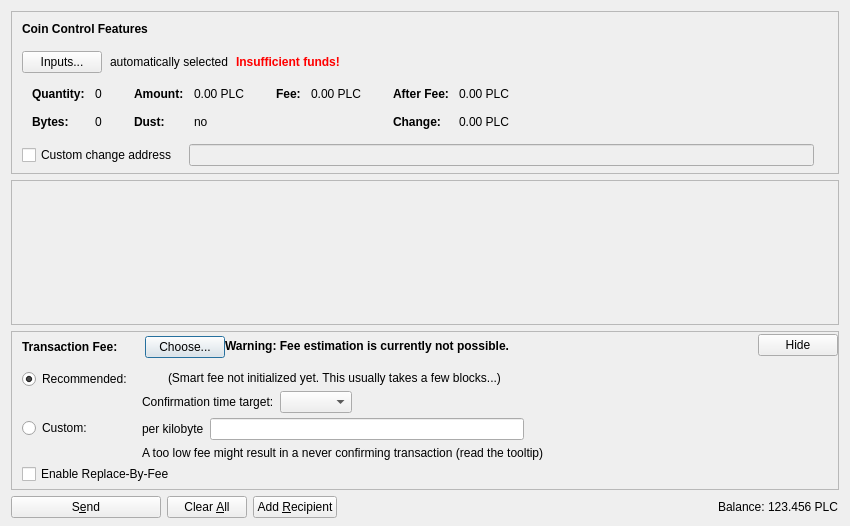
<?xml version="1.0" encoding="UTF-8"?>
<ui version="4.0">
 <class>SendCoinsDialog</class>
 <widget class="QDialog" name="SendCoinsDialog">
  <property name="geometry">
   <rect>
    <x>0</x>
    <y>0</y>
    <width>850</width>
    <height>526</height>
   </rect>
  </property>
  <property name="windowTitle">
   <string>Send Coins</string>
  </property>
  <layout class="QVBoxLayout" name="verticalLayout" stretch="0,1,0,0">
   <property name="bottomMargin">
    <number>8</number>
   </property>
   <item>
    <widget class="QFrame" name="frameCoinControl">
     <property name="sizePolicy">
      <sizepolicy hsizetype="Expanding" vsizetype="Expanding">
       <horstretch>0</horstretch>
       <verstretch>0</verstretch>
      </sizepolicy>
     </property>
     <property name="maximumSize">
      <size>
       <width>16777215</width>
       <height>16777215</height>
      </size>
     </property>
     <property name="frameShape">
      <enum>QFrame::StyledPanel</enum>
     </property>
     <property name="frameShadow">
      <enum>QFrame::Sunken</enum>
     </property>
     <layout class="QVBoxLayout" name="verticalLayoutCoinControl2">
      <property name="spacing">
       <number>0</number>
      </property>
      <property name="leftMargin">
       <number>0</number>
      </property>
      <property name="topMargin">
       <number>0</number>
      </property>
      <property name="rightMargin">
       <number>0</number>
      </property>
      <property name="bottomMargin">
       <number>6</number>
      </property>
      <item>
       <layout class="QVBoxLayout" name="verticalLayoutCoinControl" stretch="0,0,0,0,1">
        <property name="spacing">
         <number>0</number>
        </property>
        <property name="leftMargin">
         <number>10</number>
        </property>
        <property name="topMargin">
         <number>10</number>
        </property>
        <item>
         <layout class="QHBoxLayout" name="horizontalLayoutCoinControl1">
          <property name="bottomMargin">
           <number>15</number>
          </property>
          <item>
           <widget class="QLabel" name="labelCoinControlFeatures">
            <property name="sizePolicy">
             <sizepolicy hsizetype="Preferred" vsizetype="Maximum">
              <horstretch>0</horstretch>
              <verstretch>0</verstretch>
             </sizepolicy>
            </property>
            <property name="font">
             <font>
              <weight>75</weight>
              <bold>true</bold>
             </font>
            </property>
            <property name="styleSheet">
             <string notr="true">font-weight:bold;</string>
            </property>
            <property name="text">
             <string>Coin Control Features</string>
            </property>
           </widget>
          </item>
         </layout>
        </item>
        <item>
         <layout class="QHBoxLayout" name="horizontalLayoutCoinControl2" stretch="0,0,0,0">
          <property name="spacing">
           <number>8</number>
          </property>
          <property name="bottomMargin">
           <number>10</number>
          </property>
          <item>
           <widget class="QPushButton" name="pushButtonCoinControl">
            <property name="styleSheet">
             <string notr="true"/>
            </property>
            <property name="text">
             <string>Inputs...</string>
            </property>
            <property name="autoDefault">
             <bool>false</bool>
            </property>
           </widget>
          </item>
          <item>
           <widget class="QLabel" name="labelCoinControlAutomaticallySelected">
            <property name="text">
             <string>automatically selected</string>
            </property>
            <property name="margin">
             <number>5</number>
            </property>
           </widget>
          </item>
          <item>
           <widget class="QLabel" name="labelCoinControlInsuffFunds">
            <property name="font">
             <font>
              <weight>75</weight>
              <bold>true</bold>
             </font>
            </property>
            <property name="styleSheet">
             <string notr="true">color:red;font-weight:bold;</string>
            </property>
            <property name="text">
             <string>Insufficient funds!</string>
            </property>
            <property name="margin">
             <number>5</number>
            </property>
           </widget>
          </item>
          <item>
           <spacer name="horizontalSpacerCoinControl">
            <property name="orientation">
             <enum>Qt::Horizontal</enum>
            </property>
            <property name="sizeHint" stdset="0">
             <size>
              <width>40</width>
              <height>1</height>
             </size>
            </property>
           </spacer>
          </item>
         </layout>
        </item>
        <item>
         <widget class="QWidget" name="widgetCoinControl" native="true">
          <property name="sizePolicy">
           <sizepolicy hsizetype="Preferred" vsizetype="Preferred">
            <horstretch>0</horstretch>
            <verstretch>0</verstretch>
           </sizepolicy>
          </property>
          <property name="minimumSize">
           <size>
            <width>0</width>
            <height>0</height>
           </size>
          </property>
          <property name="styleSheet">
           <string notr="true"/>
          </property>
          <layout class="QHBoxLayout" name="horizontalLayoutCoinControl5">
           <property name="leftMargin">
            <number>0</number>
           </property>
           <property name="topMargin">
            <number>0</number>
           </property>
           <property name="rightMargin">
            <number>0</number>
           </property>
           <property name="bottomMargin">
            <number>0</number>
           </property>
           <item>
            <layout class="QHBoxLayout" name="horizontalLayoutCoinControl3" stretch="0,0,0,1">
             <property name="spacing">
              <number>20</number>
             </property>
             <property name="topMargin">
              <number>0</number>
             </property>
             <property name="bottomMargin">
              <number>10</number>
             </property>
             <item>
              <layout class="QFormLayout" name="formLayoutCoinControl1">
               <property name="horizontalSpacing">
                <number>10</number>
               </property>
               <property name="verticalSpacing">
                <number>14</number>
               </property>
               <property name="leftMargin">
                <number>10</number>
               </property>
               <property name="topMargin">
                <number>4</number>
               </property>
               <property name="rightMargin">
                <number>6</number>
               </property>
               <item row="0" column="0">
                <widget class="QLabel" name="labelCoinControlQuantityText">
                 <property name="font">
                  <font>
                   <weight>75</weight>
                   <bold>true</bold>
                  </font>
                 </property>
                 <property name="text">
                  <string>Quantity:</string>
                 </property>
                 <property name="margin">
                  <number>0</number>
                 </property>
                </widget>
               </item>
               <item row="0" column="1">
                <widget class="QLabel" name="labelCoinControlQuantity">
                 <property name="cursor">
                  <cursorShape>IBeamCursor</cursorShape>
                 </property>
                 <property name="contextMenuPolicy">
                  <enum>Qt::ActionsContextMenu</enum>
                 </property>
                 <property name="text">
                  <string notr="true">0</string>
                 </property>
                 <property name="margin">
                  <number>0</number>
                 </property>
                 <property name="textInteractionFlags">
                  <set>Qt::LinksAccessibleByMouse|Qt::TextSelectableByKeyboard|Qt::TextSelectableByMouse</set>
                 </property>
                </widget>
               </item>
               <item row="1" column="0">
                <widget class="QLabel" name="labelCoinControlBytesText">
                 <property name="font">
                  <font>
                   <weight>75</weight>
                   <bold>true</bold>
                  </font>
                 </property>
                 <property name="text">
                  <string>Bytes:</string>
                 </property>
                </widget>
               </item>
               <item row="1" column="1">
                <widget class="QLabel" name="labelCoinControlBytes">
                 <property name="cursor">
                  <cursorShape>IBeamCursor</cursorShape>
                 </property>
                 <property name="contextMenuPolicy">
                  <enum>Qt::ActionsContextMenu</enum>
                 </property>
                 <property name="text">
                  <string notr="true">0</string>
                 </property>
                 <property name="textInteractionFlags">
                  <set>Qt::LinksAccessibleByMouse|Qt::TextSelectableByKeyboard|Qt::TextSelectableByMouse</set>
                 </property>
                </widget>
               </item>
              </layout>
             </item>
             <item>
              <layout class="QFormLayout" name="formLayoutCoinControl2">
               <property name="horizontalSpacing">
                <number>10</number>
               </property>
               <property name="verticalSpacing">
                <number>14</number>
               </property>
               <property name="leftMargin">
                <number>6</number>
               </property>
               <property name="topMargin">
                <number>4</number>
               </property>
               <property name="rightMargin">
                <number>6</number>
               </property>
               <item row="0" column="0">
                <widget class="QLabel" name="labelCoinControlAmountText">
                 <property name="font">
                  <font>
                   <weight>75</weight>
                   <bold>true</bold>
                  </font>
                 </property>
                 <property name="text">
                  <string>Amount:</string>
                 </property>
                 <property name="margin">
                  <number>0</number>
                 </property>
                </widget>
               </item>
               <item row="0" column="1">
                <widget class="QLabel" name="labelCoinControlAmount">
                 <property name="cursor">
                  <cursorShape>IBeamCursor</cursorShape>
                 </property>
                 <property name="contextMenuPolicy">
                  <enum>Qt::ActionsContextMenu</enum>
                 </property>
                 <property name="text">
                  <string notr="true">0.00 PLC</string>
                 </property>
                 <property name="textInteractionFlags">
                  <set>Qt::LinksAccessibleByMouse|Qt::TextSelectableByKeyboard|Qt::TextSelectableByMouse</set>
                 </property>
                </widget>
               </item>
               <item row="1" column="0">
                <widget class="QLabel" name="labelCoinControlLowOutputText">
                 <property name="font">
                  <font>
                   <weight>75</weight>
                   <bold>true</bold>
                  </font>
                 </property>
                 <property name="text">
                  <string>Dust:</string>
                 </property>
                </widget>
               </item>
               <item row="1" column="1">
                <widget class="QLabel" name="labelCoinControlLowOutput">
                 <property name="cursor">
                  <cursorShape>IBeamCursor</cursorShape>
                 </property>
                 <property name="contextMenuPolicy">
                  <enum>Qt::ActionsContextMenu</enum>
                 </property>
                 <property name="text">
                  <string notr="true">no</string>
                 </property>
                 <property name="textInteractionFlags">
                  <set>Qt::LinksAccessibleByMouse|Qt::TextSelectableByKeyboard|Qt::TextSelectableByMouse</set>
                 </property>
                </widget>
               </item>
              </layout>
             </item>
             <item>
              <layout class="QFormLayout" name="formLayoutCoinControl3">
               <property name="horizontalSpacing">
                <number>10</number>
               </property>
               <property name="verticalSpacing">
                <number>14</number>
               </property>
               <property name="leftMargin">
                <number>6</number>
               </property>
               <property name="topMargin">
                <number>4</number>
               </property>
               <property name="rightMargin">
                <number>6</number>
               </property>
               <item row="0" column="0">
                <widget class="QLabel" name="labelCoinControlFeeText">
                 <property name="font">
                  <font>
                   <weight>75</weight>
                   <bold>true</bold>
                  </font>
                 </property>
                 <property name="text">
                  <string>Fee:</string>
                 </property>
                 <property name="margin">
                  <number>0</number>
                 </property>
                </widget>
               </item>
               <item row="0" column="1">
                <widget class="QLabel" name="labelCoinControlFee">
                 <property name="cursor">
                  <cursorShape>IBeamCursor</cursorShape>
                 </property>
                 <property name="contextMenuPolicy">
                  <enum>Qt::ActionsContextMenu</enum>
                 </property>
                 <property name="text">
                  <string notr="true">0.00 PLC</string>
                 </property>
                 <property name="textInteractionFlags">
                  <set>Qt::LinksAccessibleByMouse|Qt::TextSelectableByKeyboard|Qt::TextSelectableByMouse</set>
                 </property>
                </widget>
               </item>
              </layout>
             </item>
             <item>
              <layout class="QFormLayout" name="formLayoutCoinControl4">
               <property name="horizontalSpacing">
                <number>10</number>
               </property>
               <property name="verticalSpacing">
                <number>14</number>
               </property>
               <property name="leftMargin">
                <number>6</number>
               </property>
               <property name="topMargin">
                <number>4</number>
               </property>
               <property name="rightMargin">
                <number>6</number>
               </property>
               <item row="0" column="0">
                <widget class="QLabel" name="labelCoinControlAfterFeeText">
                 <property name="font">
                  <font>
                   <weight>75</weight>
                   <bold>true</bold>
                  </font>
                 </property>
                 <property name="text">
                  <string>After Fee:</string>
                 </property>
                 <property name="margin">
                  <number>0</number>
                 </property>
                </widget>
               </item>
               <item row="0" column="1">
                <widget class="QLabel" name="labelCoinControlAfterFee">
                 <property name="cursor">
                  <cursorShape>IBeamCursor</cursorShape>
                 </property>
                 <property name="contextMenuPolicy">
                  <enum>Qt::ActionsContextMenu</enum>
                 </property>
                 <property name="text">
                  <string notr="true">0.00 PLC</string>
                 </property>
                 <property name="textInteractionFlags">
                  <set>Qt::LinksAccessibleByMouse|Qt::TextSelectableByKeyboard|Qt::TextSelectableByMouse</set>
                 </property>
                </widget>
               </item>
               <item row="1" column="0">
                <widget class="QLabel" name="labelCoinControlChangeText">
                 <property name="font">
                  <font>
                   <weight>75</weight>
                   <bold>true</bold>
                  </font>
                 </property>
                 <property name="text">
                  <string>Change:</string>
                 </property>
                </widget>
               </item>
               <item row="1" column="1">
                <widget class="QLabel" name="labelCoinControlChange">
                 <property name="cursor">
                  <cursorShape>IBeamCursor</cursorShape>
                 </property>
                 <property name="contextMenuPolicy">
                  <enum>Qt::ActionsContextMenu</enum>
                 </property>
                 <property name="text">
                  <string notr="true">0.00 PLC</string>
                 </property>
                 <property name="textInteractionFlags">
                  <set>Qt::LinksAccessibleByMouse|Qt::TextSelectableByKeyboard|Qt::TextSelectableByMouse</set>
                 </property>
                </widget>
               </item>
              </layout>
             </item>
            </layout>
           </item>
          </layout>
         </widget>
        </item>
        <item>
         <layout class="QHBoxLayout" name="horizontalLayoutCoinControl4" stretch="0,0,0">
          <property name="spacing">
           <number>12</number>
          </property>
          <property name="sizeConstraint">
           <enum>QLayout::SetDefaultConstraint</enum>
          </property>
          <property name="topMargin">
           <number>5</number>
          </property>
          <property name="rightMargin">
           <number>5</number>
          </property>
          <item>
           <widget class="QCheckBox" name="checkBoxCoinControlChange">
            <property name="toolTip">
             <string>If this is activated, but the change address is empty or invalid, change will be sent to a newly generated address.</string>
            </property>
            <property name="text">
             <string>Custom change address</string>
            </property>
           </widget>
          </item>
          <item>
           <widget class="QValidatedLineEdit" name="lineEditCoinControlChange">
            <property name="enabled">
             <bool>false</bool>
            </property>
            <property name="sizePolicy">
             <sizepolicy hsizetype="Expanding" vsizetype="Fixed">
              <horstretch>0</horstretch>
              <verstretch>0</verstretch>
             </sizepolicy>
            </property>
           </widget>
          </item>
          <item>
           <widget class="QLabel" name="labelCoinControlChangeLabel">
            <property name="sizePolicy">
             <sizepolicy hsizetype="Preferred" vsizetype="Expanding">
              <horstretch>0</horstretch>
              <verstretch>0</verstretch>
             </sizepolicy>
            </property>
            <property name="minimumSize">
             <size>
              <width>0</width>
              <height>0</height>
             </size>
            </property>
            <property name="text">
             <string/>
            </property>
            <property name="margin">
             <number>3</number>
            </property>
           </widget>
          </item>
         </layout>
        </item>
        <item>
         <spacer name="verticalSpacerCoinControl">
          <property name="orientation">
           <enum>Qt::Vertical</enum>
          </property>
          <property name="sizeHint" stdset="0">
           <size>
            <width>800</width>
            <height>1</height>
           </size>
          </property>
         </spacer>
        </item>
       </layout>
      </item>
     </layout>
    </widget>
   </item>
   <item>
    <widget class="QScrollArea" name="scrollArea">
     <property name="widgetResizable">
      <bool>true</bool>
     </property>
     <widget class="QWidget" name="scrollAreaWidgetContents">
      <property name="geometry">
       <rect>
        <x>0</x>
        <y>0</y>
        <width>830</width>
        <height>104</height>
       </rect>
      </property>
      <layout class="QVBoxLayout" name="verticalLayout_2" stretch="0,1">
       <property name="leftMargin">
        <number>0</number>
       </property>
       <property name="topMargin">
        <number>0</number>
       </property>
       <property name="rightMargin">
        <number>0</number>
       </property>
       <property name="bottomMargin">
        <number>0</number>
       </property>
       <item>
        <layout class="QVBoxLayout" name="entries">
         <property name="spacing">
          <number>6</number>
         </property>
        </layout>
       </item>
       <item>
        <spacer name="verticalSpacer">
         <property name="orientation">
          <enum>Qt::Vertical</enum>
         </property>
         <property name="sizeHint" stdset="0">
          <size>
           <width>20</width>
           <height>40</height>
          </size>
         </property>
        </spacer>
       </item>
      </layout>
     </widget>
    </widget>
   </item>
   <item>
    <widget class="QFrame" name="frameFee">
     <property name="sizePolicy">
      <sizepolicy hsizetype="Expanding" vsizetype="Expanding">
       <horstretch>0</horstretch>
       <verstretch>0</verstretch>
      </sizepolicy>
     </property>
     <property name="maximumSize">
      <size>
       <width>16777215</width>
       <height>16777215</height>
      </size>
     </property>
     <property name="frameShape">
      <enum>QFrame::StyledPanel</enum>
     </property>
     <property name="frameShadow">
      <enum>QFrame::Sunken</enum>
     </property>
     <layout class="QVBoxLayout" name="verticalLayoutFee1">
      <property name="spacing">
       <number>0</number>
      </property>
      <property name="leftMargin">
       <number>0</number>
      </property>
      <property name="topMargin">
       <number>0</number>
      </property>
      <property name="rightMargin">
       <number>0</number>
      </property>
      <property name="bottomMargin">
       <number>0</number>
      </property>
      <item>
       <layout class="QVBoxLayout" name="verticalLayoutFee2" stretch="0,0,0">
        <property name="spacing">
         <number>0</number>
        </property>
        <property name="leftMargin">
         <number>10</number>
        </property>
        <property name="topMargin">
         <number>0</number>
        </property>
        <item>
         <layout class="QHBoxLayout" name="horizontalLayoutFee1">
          <property name="bottomMargin">
           <number>0</number>
          </property>
          <item>
           <layout class="QVBoxLayout" name="verticalLayoutFee7">
            <property name="spacing">
             <number>0</number>
            </property>
            <item>
             <spacer name="verticalSpacerSmartFee">
              <property name="orientation">
               <enum>Qt::Vertical</enum>
              </property>
              <property name="sizeType">
               <enum>QSizePolicy::Fixed</enum>
              </property>
              <property name="sizeHint" stdset="0">
               <size>
                <width>1</width>
                <height>4</height>
               </size>
              </property>
             </spacer>
            </item>
            <item>
             <layout class="QHBoxLayout" name="horizontalLayoutSmartFee">
              <property name="spacing">
               <number>10</number>
              </property>
              <item>
               <widget class="QLabel" name="labelFeeHeadline">
                <property name="sizePolicy">
                 <sizepolicy hsizetype="Preferred" vsizetype="Maximum">
                  <horstretch>0</horstretch>
                  <verstretch>0</verstretch>
                 </sizepolicy>
                </property>
                <property name="font">
                 <font>
                  <weight>75</weight>
                  <bold>true</bold>
                 </font>
                </property>
                <property name="styleSheet">
                 <string notr="true">font-weight:bold;</string>
                </property>
                <property name="text">
                 <string>Transaction Fee:</string>
                </property>
               </widget>
              </item>
              <item>
               <widget class="QLabel" name="labelFeeMinimized">
                <property name="text">
                 <string/>
                </property>
               </widget>
              </item>
              <item>
               <widget class="QPushButton" name="buttonChooseFee">
                <property name="text">
                 <string>Choose...</string>
                </property>
               </widget>
              </item>
             </layout>
            </item>
            <item>
             <spacer name="verticalSpacer_5">
              <property name="orientation">
               <enum>Qt::Vertical</enum>
              </property>
              <property name="sizeHint" stdset="0">
               <size>
                <width>1</width>
                <height>1</height>
               </size>
              </property>
             </spacer>
            </item>
           </layout>
          </item>
          <item>
           <widget class="QLabel" name="fallbackFeeWarningLabel">
            <property name="toolTip">
             <string>Using the fallbackfee can result in sending a transaction that will take several hours or days (or never) to confirm. Consider choosing your fee manually or wait until you have validated the complete chain.</string>
            </property>
            <property name="font">
            <font>
                <weight>75</weight>
                <bold>true</bold>
            </font>
            </property>
            <property name="text">
             <string>Warning: Fee estimation is currently not possible.</string>
            </property>
            <property name="wordWrap">
             <bool>false</bool>
            </property>
           </widget>
          </item>
          <item>
           <spacer name="horizontalSpacer_4">
            <property name="orientation">
             <enum>Qt::Horizontal</enum>
            </property>
            <property name="sizeType">
             <enum>QSizePolicy::MinimumExpanding</enum>
            </property>
            <property name="sizeHint" stdset="0">
             <size>
              <width>40</width>
              <height>20</height>
             </size>
            </property>
           </spacer>
          </item>
          <item>
           <widget class="QPushButton" name="buttonMinimizeFee">
            <property name="toolTip">
             <string>collapse fee-settings</string>
            </property>
            <property name="text">
             <string>Hide</string>
            </property>
           </widget>
          </item>
         </layout>
        </item>
        <item>
         <widget class="QFrame" name="frameFeeSelection">
          <layout class="QVBoxLayout" name="verticalLayoutFee12">
           <property name="spacing">
            <number>0</number>
           </property>
           <property name="leftMargin">
            <number>0</number>
           </property>
           <property name="topMargin">
            <number>0</number>
           </property>
           <property name="rightMargin">
            <number>0</number>
           </property>
           <property name="bottomMargin">
            <number>0</number>
           </property>
           <item>
            <layout class="QGridLayout" name="gridLayoutFee">
             <property name="topMargin">
              <number>10</number>
             </property>
             <property name="bottomMargin">
              <number>4</number>
             </property>
             <property name="horizontalSpacing">
              <number>10</number>
             </property>
             <property name="verticalSpacing">
              <number>4</number>
             </property>
             <item row="1" column="1">
              <layout class="QVBoxLayout" name="verticalLayoutFee8">
               <property name="spacing">
                <number>6</number>
               </property>
               <item>
                <layout class="QHBoxLayout" name="horizontalLayoutFee13">
                 <item>
                  <widget class="QLabel" name="labelCustomPerKilobyte">
                   <property name="toolTip">
                    <string>Specify a custom fee per kB (1,000 bytes) of the transaction's virtual size.

Note:  Since the fee is calculated on a per-byte basis, a fee of "100 satoshis per kB" for a transaction size of 500 bytes (half of 1 kB) would ultimately yield a fee of only 50 satoshis.</string>
                   </property>
                   <property name="text">
                    <string>per kilobyte</string>
                   </property>
                  </widget>
                 </item>
                 <item>
                  <widget class="BitcoinAmountField" name="customFee"/>
                 </item>
                 <item>
                  <spacer name="horizontalSpacer_6">
                   <property name="orientation">
                    <enum>Qt::Horizontal</enum>
                   </property>
                   <property name="sizeHint" stdset="0">
                    <size>
                     <width>1</width>
                     <height>1</height>
                    </size>
                   </property>
                  </spacer>
                 </item>
                </layout>
               </item>
               <item>
                <layout class="QHBoxLayout" name="horizontalLayoutFee8">
                 <item>
                  <widget class="QLabel" name="labelCustomFeeWarning">
                   <property name="enabled">
                    <bool>true</bool>
                   </property>
                   <property name="toolTip">
                    <string>When there is less transaction volume than space in the blocks, miners as well as relaying nodes may enforce a minimum fee. Paying only this minimum fee is just fine, but be aware that this can result in a never confirming transaction once there is more demand for polcoin transactions than the network can process.</string>
                   </property>
                   <property name="text">
                    <string>A too low fee might result in a never confirming transaction (read the tooltip)</string>
                   </property>
                  </widget>
                 </item>
                 <item>
                  <spacer name="horizontalSpacer_2">
                   <property name="orientation">
                    <enum>Qt::Horizontal</enum>
                   </property>
                   <property name="sizeHint" stdset="0">
                    <size>
                     <width>1</width>
                     <height>1</height>
                    </size>
                   </property>
                  </spacer>
                 </item>
                </layout>
               </item>
              </layout>
             </item>
             <item row="0" column="0">
              <layout class="QVBoxLayout" name="verticalLayoutFee4" stretch="0,1">
               <item>
                <widget class="QRadioButton" name="radioSmartFee">
                 <property name="text">
                  <string>Recommended:</string>
                 </property>
                 <property name="checked">
                  <bool>true</bool>
                 </property>
                 <attribute name="buttonGroup">
                  <string notr="true">groupFee</string>
                 </attribute>
                </widget>
               </item>
               <item>
                <spacer name="verticalSpacer_2">
                 <property name="orientation">
                  <enum>Qt::Vertical</enum>
                 </property>
                 <property name="sizeHint" stdset="0">
                  <size>
                   <width>1</width>
                   <height>1</height>
                  </size>
                 </property>
                </spacer>
               </item>
              </layout>
             </item>
             <item row="1" column="0">
              <layout class="QVBoxLayout" name="verticalLayoutFee9" stretch="0,1">
               <item>
                <widget class="QRadioButton" name="radioCustomFee">
                 <property name="text">
                  <string>Custom:</string>
                 </property>
                 <attribute name="buttonGroup">
                  <string notr="true">groupFee</string>
                 </attribute>
                </widget>
               </item>
               <item>
                <spacer name="verticalSpacer_6">
                 <property name="orientation">
                  <enum>Qt::Vertical</enum>
                 </property>
                 <property name="sizeHint" stdset="0">
                  <size>
                   <width>1</width>
                   <height>1</height>
                  </size>
                 </property>
                </spacer>
               </item>
              </layout>
             </item>
             <item row="0" column="1">
              <layout class="QVBoxLayout" name="verticalLayoutFee3" stretch="0,0,1">
               <property name="spacing">
                <number>6</number>
               </property>
               <property name="topMargin">
                <number>2</number>
               </property>
               <item>
                <layout class="QHBoxLayout" name="horizontalLayoutFee12">
                 <item>
                  <widget class="QLabel" name="labelSmartFee">
                   <property name="text">
                    <string/>
                   </property>
                  </widget>
                 </item>
                 <item>
                  <widget class="QLabel" name="labelFeeEstimation">
                   <property name="text">
                    <string/>
                   </property>
                  </widget>
                 </item>
                 <item>
                  <widget class="QLabel" name="labelSmartFee2">
                   <property name="text">
                    <string>(Smart fee not initialized yet. This usually takes a few blocks...)</string>
                   </property>
                  </widget>
                 </item>
                 <item>
                  <spacer name="horizontalSpacer_5">
                   <property name="orientation">
                    <enum>Qt::Horizontal</enum>
                   </property>
                   <property name="sizeHint" stdset="0">
                    <size>
                     <width>1</width>
                     <height>1</height>
                    </size>
                   </property>
                  </spacer>
                 </item>
                </layout>
               </item>
               <item>
                <layout class="QHBoxLayout" name="horizontalLayoutFee9">
                 <item>
                  <layout class="QVBoxLayout" name="verticalLayoutFee6">
                   <item>
                    <widget class="QLabel" name="labelSmartFee3">
                     <property name="text">
                      <string>Confirmation time target:</string>
                     </property>
                    </widget>
                   </item>
                  </layout>
                 </item>
                 <item>
                  <layout class="QVBoxLayout" name="verticalLayoutFee5">
                   <property name="rightMargin">
                    <number>30</number>
                   </property>
                   <item>
                    <layout class="QHBoxLayout" name="horizontalLayoutConfTarget">
                     <property name="bottomMargin">
                      <number>0</number>
                     </property>
                     <item>
                      <widget class="QComboBox" name="confTargetSelector"/>
                     </item>
                     <item>
                      <spacer name="horizontalSpacerConfTarget">
                       <property name="orientation">
                        <enum>Qt::Horizontal</enum>
                       </property>
                       <property name="sizeHint" stdset="0">
                        <size>
                         <width>40</width>
                         <height>20</height>
                        </size>
                       </property>
                      </spacer>
                     </item>
                    </layout>
                   </item>
                  </layout>
                 </item>
                </layout>
               </item>
               <item>
                <spacer name="verticalSpacer_4">
                 <property name="orientation">
                  <enum>Qt::Vertical</enum>
                 </property>
                 <property name="sizeHint" stdset="0">
                  <size>
                   <width>1</width>
                   <height>1</height>
                  </size>
                 </property>
                </spacer>
               </item>
              </layout>
             </item>
            </layout>
           </item>
           <item>
            <widget class="QCheckBox" name="optInRBF">
             <property name="text">
              <string>Enable Replace-By-Fee</string>
             </property>
             <property name="toolTip">
              <string>With Replace-By-Fee (BIP-125) you can increase a transaction's fee after it is sent. Without this, a higher fee may be recommended to compensate for increased transaction delay risk.</string>
             </property>
            </widget>
           </item>
          </layout>
         </widget>
        </item>
        <item>
         <spacer name="verticalSpacerFee">
          <property name="orientation">
           <enum>Qt::Vertical</enum>
          </property>
          <property name="sizeHint" stdset="0">
           <size>
            <width>40</width>
            <height>5</height>
           </size>
          </property>
         </spacer>
        </item>
       </layout>
      </item>
     </layout>
    </widget>
   </item>
   <item>
    <layout class="QHBoxLayout" name="horizontalLayout">
     <item>
      <widget class="QPushButton" name="sendButton">
       <property name="minimumSize">
        <size>
         <width>150</width>
         <height>0</height>
        </size>
       </property>
       <property name="toolTip">
        <string>Confirm the send action</string>
       </property>
       <property name="text">
        <string>S&amp;end</string>
       </property>
       <property name="icon">
        <iconset resource="../bitcoin.qrc">
         <normaloff>:/icons/send</normaloff>:/icons/send</iconset>
       </property>
       <property name="autoDefault">
        <bool>false</bool>
       </property>
       <property name="default">
        <bool>false</bool>
       </property>
      </widget>
     </item>
     <item>
      <widget class="QPushButton" name="clearButton">
       <property name="sizePolicy">
        <sizepolicy hsizetype="Minimum" vsizetype="Fixed">
         <horstretch>0</horstretch>
         <verstretch>0</verstretch>
        </sizepolicy>
       </property>
       <property name="toolTip">
        <string>Clear all fields of the form.</string>
       </property>
       <property name="text">
        <string>Clear &amp;All</string>
       </property>
       <property name="icon">
        <iconset resource="../bitcoin.qrc">
         <normaloff>:/icons/remove</normaloff>:/icons/remove</iconset>
       </property>
       <property name="autoDefault">
        <bool>false</bool>
       </property>
      </widget>
     </item>
     <item>
      <widget class="QPushButton" name="addButton">
       <property name="toolTip">
        <string>Send to multiple recipients at once</string>
       </property>
       <property name="text">
        <string>Add &amp;Recipient</string>
       </property>
       <property name="icon">
        <iconset resource="../bitcoin.qrc">
         <normaloff>:/icons/add</normaloff>:/icons/add</iconset>
       </property>
       <property name="autoDefault">
        <bool>false</bool>
       </property>
      </widget>
     </item>
     <item>
      <spacer name="horizontalSpacer">
       <property name="orientation">
        <enum>Qt::Horizontal</enum>
       </property>
       <property name="sizeHint" stdset="0">
        <size>
         <width>40</width>
         <height>20</height>
        </size>
       </property>
      </spacer>
     </item>
     <item>
      <layout class="QHBoxLayout" name="horizontalLayout_2">
       <property name="spacing">
        <number>3</number>
       </property>
       <item>
        <widget class="QLabel" name="label">
         <property name="sizePolicy">
          <sizepolicy hsizetype="Preferred" vsizetype="Fixed">
           <horstretch>0</horstretch>
           <verstretch>0</verstretch>
          </sizepolicy>
         </property>
         <property name="text">
          <string>Balance:</string>
         </property>
        </widget>
       </item>
       <item>
        <widget class="QLabel" name="labelBalance">
         <property name="sizePolicy">
          <sizepolicy hsizetype="Preferred" vsizetype="Fixed">
           <horstretch>0</horstretch>
           <verstretch>0</verstretch>
          </sizepolicy>
         </property>
         <property name="cursor">
          <cursorShape>IBeamCursor</cursorShape>
         </property>
         <property name="text">
          <string notr="true">123.456 PLC</string>
         </property>
         <property name="textInteractionFlags">
          <set>Qt::LinksAccessibleByMouse|Qt::TextSelectableByKeyboard|Qt::TextSelectableByMouse</set>
         </property>
        </widget>
       </item>
      </layout>
     </item>
    </layout>
   </item>
  </layout>
 </widget>
 <customwidgets>
  <customwidget>
   <class>QValidatedLineEdit</class>
   <extends>QLineEdit</extends>
   <header>qt/qvalidatedlineedit.h</header>
  </customwidget>
  <customwidget>
   <class>BitcoinAmountField</class>
   <extends>QLineEdit</extends>
   <header>qt/bitcoinamountfield.h</header>
   <container>1</container>
  </customwidget>
 </customwidgets>
 <resources>
  <include location="../bitcoin.qrc"/>
 </resources>
 <connections/>
 <buttongroups>
  <buttongroup name="groupFee"/>
 </buttongroups>
</ui>
